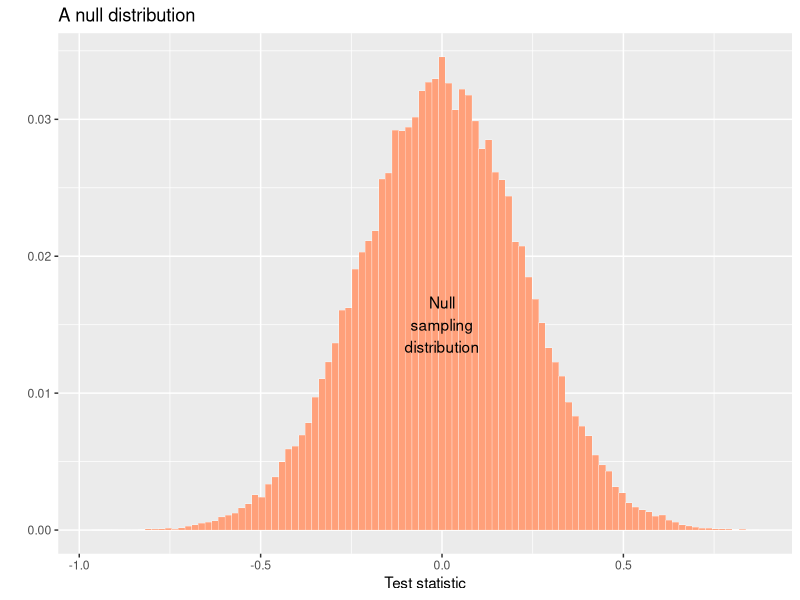

Here is the R script that generated this plot:
# Goal: To generate and visualize the sampling distribution of a test statistic under the null hypothesis
# using a histogram.

# Load the ggplot2 library for data visualization
library(ggplot2)

# Step 1: Generate a data frame with 50,000 estimates from the null model.
# Here, we generate random samples of size 20 from a normal distribution (mean=0, sd=1),
# calculate the mean of each sample, and store the results in a data frame.
sample.dist  <- data.frame(estimate = replicate(50000, mean(rnorm(20, 0, 1))))

# Step 2: Create a histogram of the sampling distribution of the test statistic.
ggplot(data = sample.dist, aes(x = estimate)) +
  geom_histogram(bins = 100, color = "white", lwd = 0.1, aes(y = ..count../sum(..count..)), fill = "lightsalmon") +    # Add a histogram layer with 100 bins, setting white borders between bars and customizing the fill color.
  labs(title = "A null distribution", y = "", x = "Test statistic") +   # Add labels for the title and x-axis (the y-axis label is left empty).
  annotate(geom = "text", x = 0, y = 0.015, label = "Null\nsampling\ndistribution", color = "black")   # Annotate the plot with a label indicating "Null sampling distribution" at the specified coordinates.
